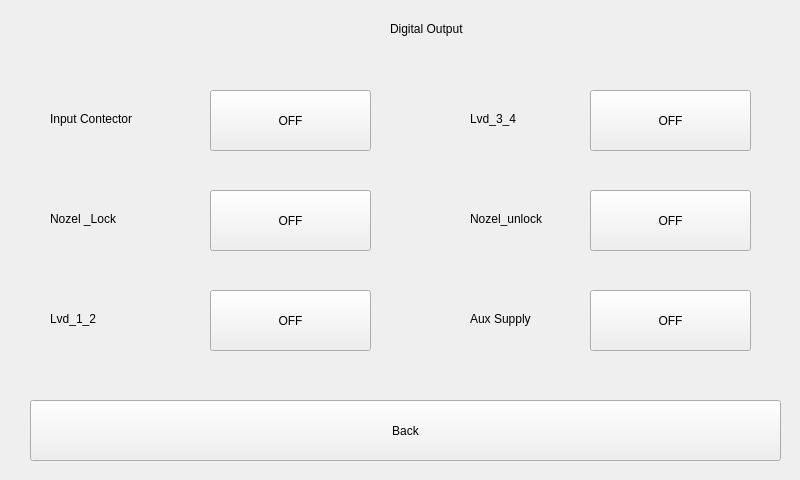
<?xml version="1.0" encoding="UTF-8"?>
<ui version="4.0">
 <class>doutForm</class>
 <widget class="QWidget" name="doutForm">
  <property name="geometry">
   <rect>
    <x>0</x>
    <y>0</y>
    <width>800</width>
    <height>480</height>
   </rect>
  </property>
  <property name="windowTitle">
   <string>Form</string>
  </property>
  <widget class="QLabel" name="label">
   <property name="geometry">
    <rect>
     <x>390</x>
     <y>20</y>
     <width>121</width>
     <height>17</height>
    </rect>
   </property>
   <property name="text">
    <string>Digital Output</string>
   </property>
  </widget>
  <widget class="QLabel" name="label_2">
   <property name="geometry">
    <rect>
     <x>50</x>
     <y>110</y>
     <width>151</width>
     <height>17</height>
    </rect>
   </property>
   <property name="text">
    <string>Input Contector </string>
   </property>
  </widget>
  <widget class="QLabel" name="label_3">
   <property name="geometry">
    <rect>
     <x>470</x>
     <y>110</y>
     <width>96</width>
     <height>17</height>
    </rect>
   </property>
   <property name="text">
    <string>Lvd_3_4</string>
   </property>
  </widget>
  <widget class="QLabel" name="label_4">
   <property name="geometry">
    <rect>
     <x>50</x>
     <y>210</y>
     <width>121</width>
     <height>17</height>
    </rect>
   </property>
   <property name="text">
    <string>Nozel _Lock</string>
   </property>
  </widget>
  <widget class="QLabel" name="label_5">
   <property name="geometry">
    <rect>
     <x>470</x>
     <y>210</y>
     <width>111</width>
     <height>17</height>
    </rect>
   </property>
   <property name="text">
    <string>Nozel_unlock</string>
   </property>
  </widget>
  <widget class="QLabel" name="label_6">
   <property name="geometry">
    <rect>
     <x>50</x>
     <y>310</y>
     <width>91</width>
     <height>17</height>
    </rect>
   </property>
   <property name="text">
    <string>Lvd_1_2</string>
   </property>
  </widget>
  <widget class="QLabel" name="label_7">
   <property name="geometry">
    <rect>
     <x>470</x>
     <y>310</y>
     <width>91</width>
     <height>17</height>
    </rect>
   </property>
   <property name="text">
    <string>Aux Supply</string>
   </property>
  </widget>
  <widget class="QPushButton" name="inputContactor_Button">
   <property name="geometry">
    <rect>
     <x>210</x>
     <y>90</y>
     <width>161</width>
     <height>61</height>
    </rect>
   </property>
   <property name="text">
    <string>OFF</string>
   </property>
   <property name="checkable">
    <bool>true</bool>
   </property>
  </widget>
  <widget class="QPushButton" name="fanButton">
   <property name="geometry">
    <rect>
     <x>590</x>
     <y>90</y>
     <width>161</width>
     <height>61</height>
    </rect>
   </property>
   <property name="text">
    <string>OFF</string>
   </property>
   <property name="checkable">
    <bool>true</bool>
   </property>
  </widget>
  <widget class="QPushButton" name="noselLockButton">
   <property name="geometry">
    <rect>
     <x>210</x>
     <y>190</y>
     <width>161</width>
     <height>61</height>
    </rect>
   </property>
   <property name="text">
    <string>OFF</string>
   </property>
   <property name="checkable">
    <bool>true</bool>
   </property>
  </widget>
  <widget class="QPushButton" name="nozelUnlockButton">
   <property name="geometry">
    <rect>
     <x>590</x>
     <y>190</y>
     <width>161</width>
     <height>61</height>
    </rect>
   </property>
   <property name="text">
    <string>OFF</string>
   </property>
   <property name="checkable">
    <bool>true</bool>
   </property>
  </widget>
  <widget class="QPushButton" name="lvd1Button">
   <property name="geometry">
    <rect>
     <x>210</x>
     <y>290</y>
     <width>161</width>
     <height>61</height>
    </rect>
   </property>
   <property name="text">
    <string>OFF</string>
   </property>
   <property name="checkable">
    <bool>true</bool>
   </property>
  </widget>
  <widget class="QPushButton" name="lvd2Button">
   <property name="geometry">
    <rect>
     <x>590</x>
     <y>290</y>
     <width>161</width>
     <height>61</height>
    </rect>
   </property>
   <property name="text">
    <string>OFF</string>
   </property>
   <property name="checkable">
    <bool>true</bool>
   </property>
  </widget>
  <widget class="QPushButton" name="dobackButton">
   <property name="geometry">
    <rect>
     <x>30</x>
     <y>400</y>
     <width>751</width>
     <height>61</height>
    </rect>
   </property>
   <property name="text">
    <string>Back</string>
   </property>
  </widget>
 </widget>
 <resources/>
 <connections/>
</ui>
